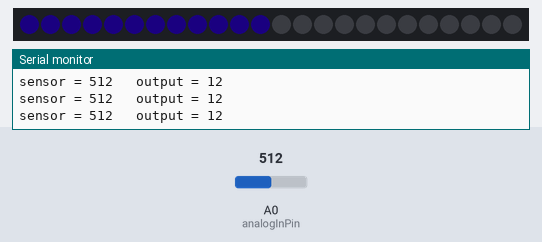
Bench run of a sketch on a simulated Arduino Uno, built with avr-gcc and run on an emulated ATmega328P. Parts: 24 RGB LEDs in strip order, left to right, the last lines printed to the serial monitor. Inputs (shaded band) come from the test bench; at power-on: A0 (analogInPin) = 512. Dim RGB values are drawn brighter than linear.

Above: at 1.2 s.
1.3 s: A0 (analogInPin) set to 45
At 2.2 s:
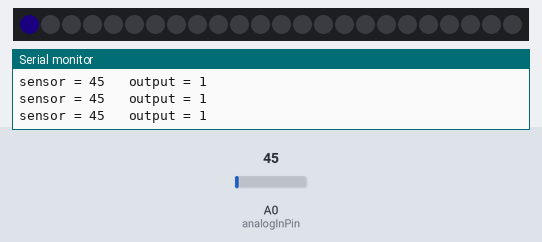
2.8 s: A0 (analogInPin) set to 38
4.3 s: A0 (analogInPin) set to 1023
At 5.5 s:
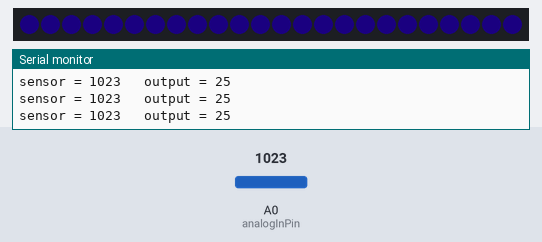
5.8 s: A0 (analogInPin) set to 997
8.8 s: A0 (analogInPin) set to 971
10.3 s: A0 (analogInPin) set to 0
At 11.2 s:
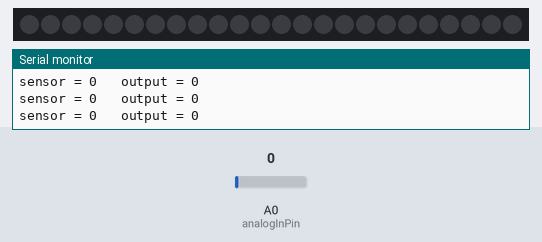
Timing chart, 0 to 12.8 s (numbered marks = the images above; inputs shaded):
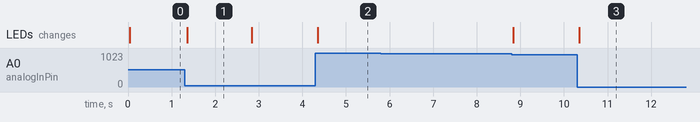

Measured:
- after the input at 1.3 s, the LEDs: change after 0.06 s (image 1)
- after the input at 4.3 s, the LEDs: change after 0.05 s (image 2)
- after the input at 10.3 s, the LEDs: change after 0.05 s (image 3)

The sketch:

neopixshort_control_pressure.ino
```cpp
#include <Adafruit_NeoPixel.h>
#define PIN 6

// These constants won't change. They're used to give names to the pins used:
const int analogInPin = A0;  // Analog input pin that the potentiometer is attached to
const int analogOutPin = 13; // Analog output pin that the LED is attached to

int sensorValue = 0;        // value read from the pot
int outputValue = 0;        // value output to the PWM (analog out)


// Parameter 1 = number of pixels in strip
// Parameter 2 = pin number (most are valid)
// Parameter 3 = pixel type flags, add together as needed:
//   NEO_KHZ800  800 KHz bitstream (most NeoPixel products w/WS2812 LEDs)
//   NEO_KHZ400  400 KHz (classic 'v1' (not v2) FLORA pixels, WS2811 drivers)
//   NEO_GRB     Pixels are wired for GRB bitstream (most NeoPixel products)
//   NEO_RGB     Pixels are wired for RGB bitstream (v1 FLORA pixels, not v2)
Adafruit_NeoPixel strip = Adafruit_NeoPixel(24, PIN, NEO_GRB + NEO_KHZ800);

void setup() {
  strip.begin();
  Serial.begin(9600);
  strip.setBrightness(5); //adjust brightness here
  strip.show(); // Initialize all pixels to 'off'
}

void loop() {
  // Some example procedures showing how to display to the pixels:
  colorWipe(strip.Color(50, 20, 255), 10); // Blue

  sensorValue = analogRead(analogInPin);

  // map it to the range of the analog out:
  outputValue = map(sensorValue, 0, 1023, 0, strip.numPixels() + 1);

  // print the results to the Serial Monitor:
  Serial.print("sensor = ");
  Serial.print(sensorValue);
  Serial.print("\t output = ");
  Serial.println(outputValue);

}

// Fill the dots one after the other with a color
void colorWipe(uint32_t c, uint8_t wait) {
  uint16_t i;
  for ( i = 0; i < strip.numPixels(); i++) {
    if (i < outputValue) {
      strip.setPixelColor(i, c);
    }
    else {
      strip.setPixelColor(i, strip.Color(0, 0, 0));
    }
    strip.show();
    //delay(wait);
  }
}
```
